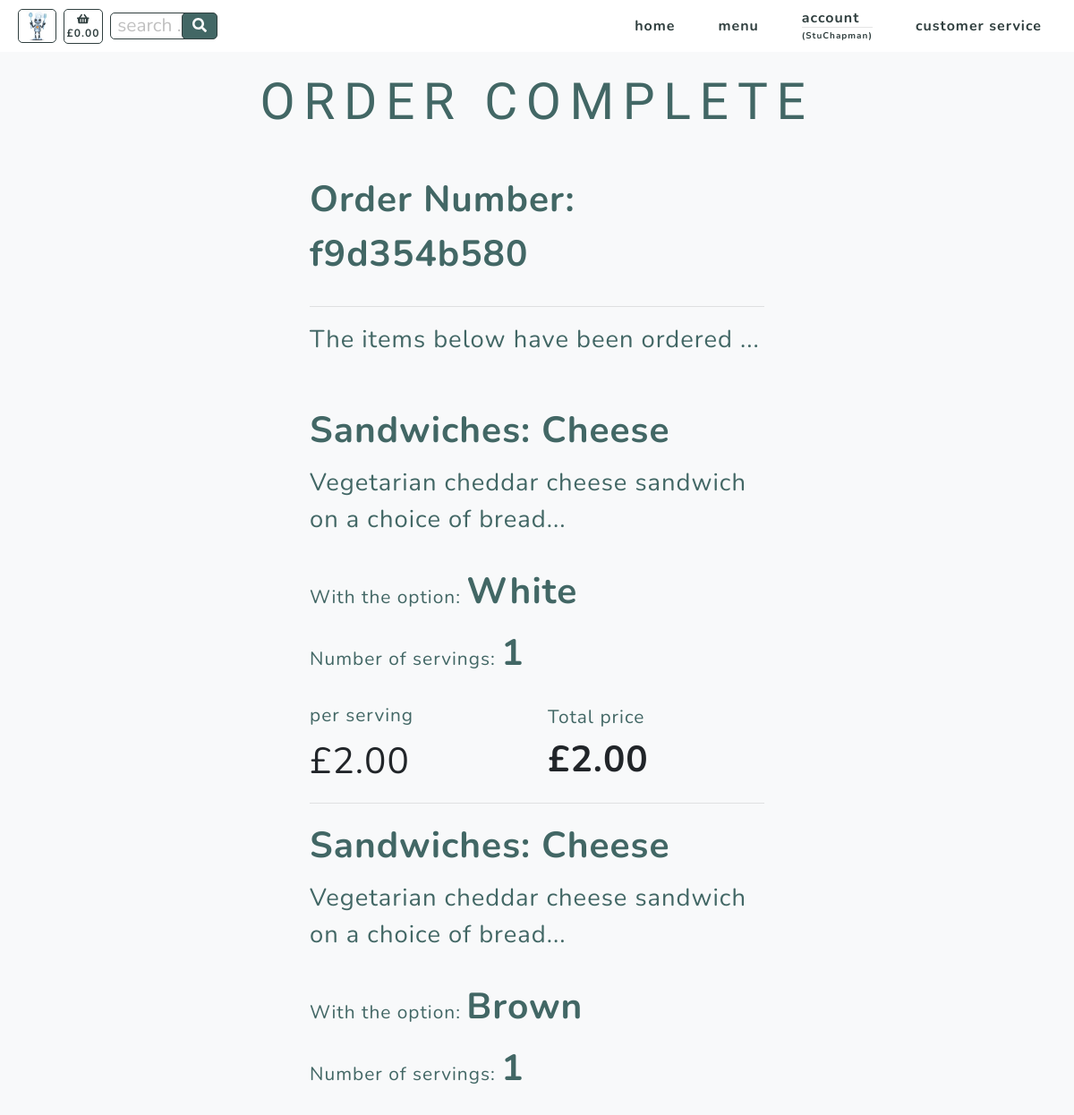
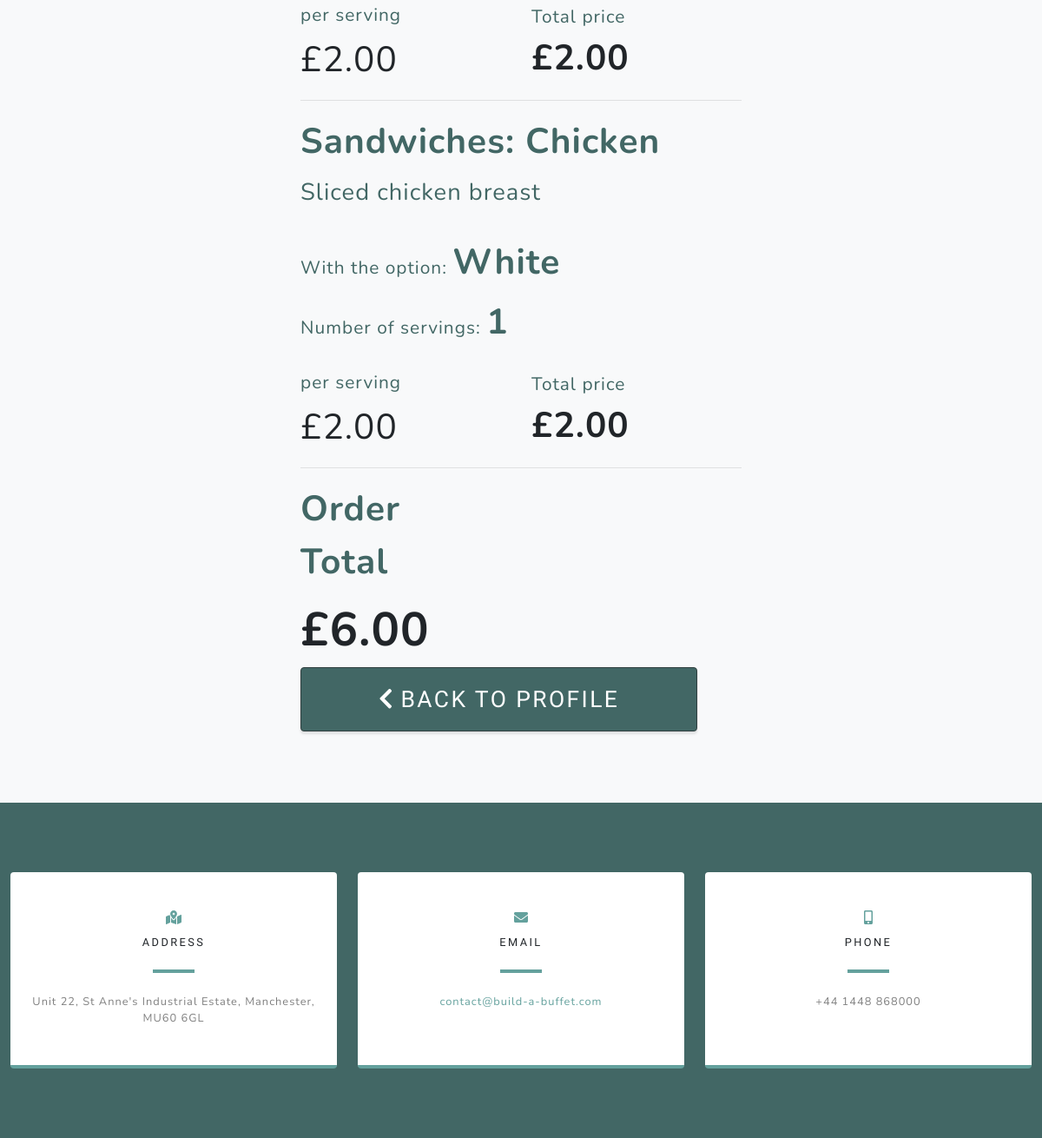
Page /checkout/order_success/f9d354b580 (signed in) on the committed database (2 pictures, top to bottom).
### checkout/models.py (models this page shows, shortened)
class Order(models.Model):
    customer_name = models.CharField(max_length=50, null=False, blank=False)
    order_number = models.CharField(max_length=32, null=False, editable=False)
    cookie = models.CharField(max_length=32, null=False, editable=False)
    full_name = models.CharField(max_length=50, null=False, blank=False)
    email = models.EmailField(max_length=254, null=False, blank=False)
    phone_number = models.CharField(max_length=20, null=False, blank=False)
    country = CountryField(blank_label='Country *', null=False, blank=False)
    postcode = models.CharField(max_length=20, null=True, blank=True)
    town_or_city = models.CharField(max_length=40, null=False, blank=False)
    street_address1 = models.CharField(max_length=80, null=False, blank=False)
    street_address2 = models.CharField(max_length=80, null=True, blank=True)
    county = models.CharField(max_length=80, null=True, blank=True)
    date = models.DateTimeField(auto_now_add=True)
    delivery_cost = models.DecimalField(max_digits=6, decimal_places=2, null=False, default=0)
    order_total = models.DecimalField(max_digits=10, decimal_places=2, null=False, default=0)
    grand_total = models.DecimalField(max_digits=10, decimal_places=2, null=False, default=0)
    stripe_pid = models.CharField(max_length=254, null=False, blank=False, default='')
    user_profile = models.ForeignKey(UserProfile, on_delete=models.SET_NULL,
                                     null=True, blank=True,
                                     related_name='orders')

class Order_items(models.Model):
    class Meta:
        verbose_name_plural = 'Order_items'
    order_number = models.CharField(max_length=32, null=False, editable=False)
    cookie = models.CharField(max_length=32, null=False, editable=False)
    item_number = models.DecimalField(max_digits=8, decimal_places=0)
    category = models.CharField(max_length=254)
    name = models.CharField(max_length=254)
    servings = models.DecimalField(max_digits=3, decimal_places=0)
    option = models.CharField(max_length=254)
    total_price = models.DecimalField(max_digits=6, decimal_places=2, null=True, blank=True)

### products/models.py (models this page shows, shortened)
class Product(models.Model):
    category = models.ForeignKey('Category', null=True,
                                 on_delete=models.SET_NULL)
    id_no = models.CharField(max_length=254, null=True)
    name = models.CharField(max_length=254)
    description = models.CharField(max_length=254)
    price = models.DecimalField(max_digits=6, decimal_places=2)
    range = models.CharField(max_length=254, null=True)
    allergies = models.CharField(max_length=4, null=True)

class Options(models.Model):
    class Meta:
        verbose_name_plural = 'Options'
    category = models.ForeignKey('Category', null=True,
                                 on_delete=models.SET_NULL)
    id_no = models.CharField(max_length=254, null=True)
    option1 = models.CharField(max_length=24)
    option2 = models.CharField(max_length=24)
    option3 = models.CharField(max_length=24)

### checkout/views.py (the view)
# urls.py: path('order_success/<order_number>', views.order_success, name='order_success'),
def order_success(request, order_number):
    order = get_object_or_404(Order, order_number=order_number)
    orders = Order.objects.filter(order_number=order_number)
    order_items = Order_items.objects.filter(order_number=order_number)
    products = Product.objects.all()
    options = Options.objects.all()
    menu = Category.objects.all().order_by('id_no')
    """ Check current user is purchaser """
    current_user = str(request.user)
    purchaser = str(order.customer_name)
    if current_user != purchaser:
        return render(request, 'allauth/account/login.html')
    else:
        context = {
            'order': order,
            'orders': orders,
            'order_items': order_items,
            'products': products,
            'options': options,
            'menu': menu,
        }
        return render(request, 'checkout/order_success.html', context)

### basket/contexts.py (called while the page is built)
def basket_context(request):
    cookie_key = settings.COOKIE_KEY
    try:
        cookie = request.COOKIES[cookie_key]
        basket_total = Basket.objects.filter(cookie=cookie).aggregate(Sum('total_price'))
        if basket_total['total_price__sum'] is None:
            basket_total = ""
    except KeyError:
        basket_total = ""
        cookie = 99999999
    context = {
            'cookie': cookie,
            'cookie_key': cookie_key,
            'basket_total': basket_total,
        }
    return context

### products/models.py (called while the page is built)
    def __str__(self):
        return self.name

### checkout/templates/checkout/order_success.html (shortened to what this page needs)
{% extends "base.html" %}
{% load static %}
{% block content %}
    <section class="products-section bg-light" id="products">
        <div class="container">
            <div class="row justify-content-center no-gutters">
                <div class="col-xl-12">
                    <h1 class="product-text-one mx-auto text-uppercase text-center flex-margin-b text-blue">Order Complete</h1>
                </div>
                <div class="col-12 col-lg-6 order-lg-last">
                    <div class="text-center h-100 project">
                        <div class="d-flex h-100">
                            <div class="product-container w-100 mt-0 text-center text-xl-left">
                                <div class="product-text-two mx-auto flex-margin-b text-blue bold">
                                    Order Number: {{ order.order_number }}
                                </div>
                                <hr>
                                <div class="product-text-three mx-auto flex-margin-b text-blue">
                                    The items below have been ordered ...
                                </div>
                                <br>
                                {% for item in order_items %}
                                    <div class="product-text-two mx-auto mb-2 text-blue bold">
                                        {{ item.category.title }}: {{ item.name }}
                                    </div>
                                    {% for product in products %}
                                        {% if product.name == item.name %}
                                            <div class="product-text-three mx-auto mb-2 text-blue">
                                                {{ product.description }}
                                            </div>
                                        {% endif %}
                                    {% endfor %}
                                    <br>
                                    <div class="text-blue text-xs mb-2">With the option:
                                        {% if item.option == "selected-one" %}
                                            {% for option in options %}
                                                {% if option.category|slugify == item.category %}
                                                    <span class="text-blue product-text-two mb-2 bold">
                                                        {{ option.option1.title }}
                                                    </span>
                                                {% endif %}
                                            {% endfor %}
                                        {% endif %}
                                        {% if item.option == "selected-two" %}
                                            {% for option in options %}
                                                {% if option.category|slugify == item.category %}
                                                    <span class="text-blue product-text-two mb-2 bold">
                                                        {{ option.option2.title }}
                                                    </span>
                                                {% endif %}
                                            {% endfor %}
                                        {% endif %}
                                    </div>
                                    <div class="text-blue text-xs mb-4">Number of servings:
                                        <span id="servings" class="text-blue product-text-two mb-2 bold">
                                            {{ item.servings }}
                                        </span>
                                    </div>
                                    <div class="row">
                                        <div class="col-6 my-auto">
                                            {% for product in products %}
                                                {% if product.name == item.name %}
                                                    <div class="text-blue text-xs">
                                                        per serving
                                                    </div>
                                                    <div class="product-text-two mt-1">
                                                        £{{ product.price }}
                                                    </div>
                                                {% endif %}
                                            {% endfor %}
                                        </div>
                                        <div class="col-6 my-auto">
                                            <div class="text-blue text-xs">
                                                Total price
                                            </div>
                                            <div class="product-text-two bold">
                                                £{{ item.total_price }}
                                            </div>
                                        </div>
                                    </div>
                                    <hr>
                                {% endfor %}
                                <div class="col-12 col-lg-4 my-auto pl-0">
                                    <div class="product-text-two mx-auto mb-2 text-blue bold">
                                        Order Total
                                    </div>
                                    {% for order in orders %}
                                        <div class="product-text-header bold">
                                            £{{ order.order_total|floatformat:"2" }}
                                        </div>
                                    {% endfor %}
                                </div>
                                <div>
                                    {% if request.user.is_authenticated %}
                                        <a class="checkout-button border-solid masthead-button btn btn-primary js-scroll-trigger"
                                            href="{% url 'profile' %}">
                                            <i class="fas fa-chevron-left" aria-hidden="true"></i> back to profile</a>
                                    {% endif %}
                                </div>
                            </div>
                        </div>
                    </div>
                </div>
            </div>
        </div>
    </section>
{% include 'includes/contact.html' %}
{% endblock %}

### templates/base.html (shortened to what this page needs)
{% load static %}
<!doctype html>
<html lang="en">
  <head>
    {% block corecss %}
        <link href="{% static 'css/styles.css' %}" rel="stylesheet" />
        <link href="{% static 'css/slider.css' %}" rel="stylesheet" />
    {% endblock %}
  </head>
  <body id="page-top" onload="createCookie()">
        <nav class="navbar navbar-expand-lg navbar-light fixed-top" id="mainNav">
            <div class="container">
                <div>
                    <ul class="navbar-nav ml-auto align-vertically">
                        <li class="nav-item"><a class="nav-link js-scroll-trigger bartholemew-menu" href="{% url 'bartholemew' %}"><img src="{{ MEDIA_URL }}assets/img/bartholemew-sml.jpg" alt="bartholemew" height="36"></a></li>
                    </ul>
                </div>
                <div>
                    <ul class="navbar-nav ml-auto align-vertically">
                        {% if basket_total.total_price__sum != None %}
                            <li class="nav-item"><a class="nav-link js-scroll-trigger text-center text-xs-nav basket" href="{% url 'basket' %}"><i class="fa fa-shopping-basket" aria-hidden="true"></i><br><span class=" text-xs-nav">£{{ basket_total.total_price__sum|floatformat:"2" }}</span></a></li>
                        {% else %}
                            <li class="nav-item"><a class="nav-link js-scroll-trigger text-center text-xs-nav basket" href="{% url 'basket' %}"><i class="fa fa-shopping-basket" aria-hidden="true"></i><br><span class=" text-xs-nav">£0.00</span></a></li>
                        {% endif %}
                    </ul>
                </div>
                <div class="ml-2 mr-auto">
                    <form action="{% url 'search_products' %}" method="GET" id="product_search_form" >
                        <input class="search-input text-blue text-xs" type="text" name="product_search" id="product_search" placeholder=" search ..." maxlength="18">
                        <button class="search-button text-center" type="submit">
                                <i class="fas fa-search"></i>
                        </button>
                    </form>
                </div>
                <div class="collapse navbar-collapse" id="navbarResponsive">
                    <ul class="navbar-nav ml-auto">
                        <li class="nav-item my-auto"><a class="nav-link js-scroll-trigger" href="{% url 'home' %}">home</a></li>
                        <li class="nav-item dropdown my-auto">
                            <a class="nav-link js-scroll-trigger" href="#" id="all-menus-link" data-toggle="dropdown" aria-haspopup="true" aria-expanded="false">
                                menu
                            </a>
                        </li>
                        <li class="nav-item dropdown">
                            {% if request.user.is_authenticated %}
                                <a class="nav-link js-scroll-trigger" href="#" id="account-link" data-toggle="dropdown" aria-haspopup="true" aria-expanded="false">
                                    account
                                    <hr class="d-none d-lg-block user-br">
                                    <span class="user-text">
                                    ({{ request.user|truncatechars:10 }})</span>
                                </a>
                            {% else %}
                                <a class="nav-link" href="{% url 'account_login' %}">login</a>
                            {% endif %}
                        </li>
                        <li class="nav-item my-auto"><a class="nav-link js-scroll-trigger" href="{% url 'service' %}">customer service</a></li>
                    </ul>
                </div>
            </div>
        </nav>
    {% block content %}
    {% endblock %}
  </body>
</html>

### rows in the picture
Order: order_number "f9d354b580", order_total "6.00"
Order_items: category "Sandwiches", name "Cheese", servings "1", total_price "2.00"
Product: description "Vegetarian cheddar cheese sandwich on a choice of bread...", price "2.00"
Options: option1 "White", option2 "Brown"
Order_items: category "Sandwiches", name "Cheese", servings "1", total_price "2.00"
Order_items: category "Sandwiches", name "Chicken", servings "1", total_price "2.00"
Product: description "Sliced chicken breast", price "2.00"

### other values in the picture
{{ request.user|truncatechars:10 }} "StuChapman"
